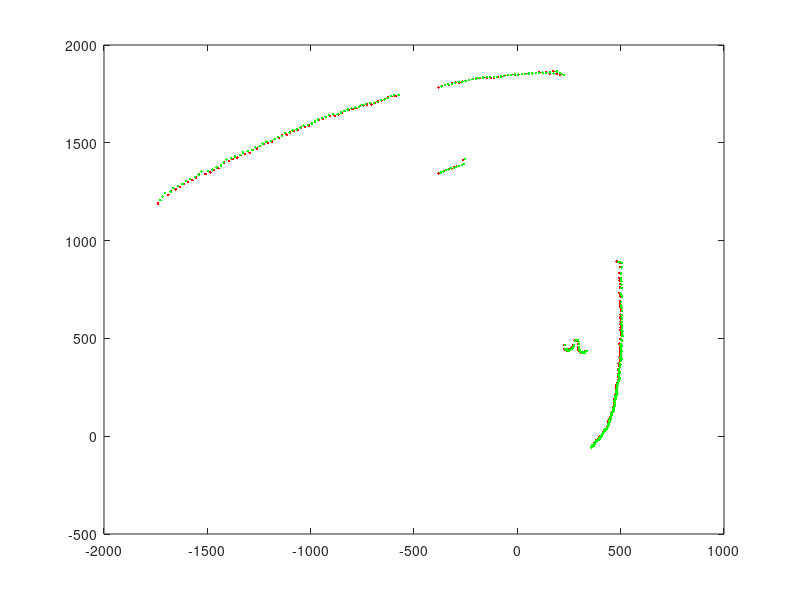

MATLAB code for this plot:
laser_A = load('laser_A.txt');
laser_B = load('laser_B.txt');
A_hat = zeros(size(laser_A));
d_B = zeros(size(laser_B));
w = zeros(2,2);
n = 0;
E = [0 0];
while n<20
    if n > 0
        laser_A = A_hat;
    end
    
    x_A = laser_A(:,1);
    y_A = laser_A(:,2);
    x_B = laser_B(:,1);
    y_B = laser_B(:,2);
    
    %find new laser_B data
    for a=1:360
        for b = 1:360
            dist = sqrt(power((x_A(a)-x_B(b)),2) +power((y_A(a)-y_B(b)),2));
            if b == 1 || dist < distOld
                num_short = b;
                distOld = dist;
            end 
        end
        d_B(a,:) = laser_B(num_short,:);
    end 

    %find center of mass
    center_A(:,1) = sum(x_A)/length(x_A);
    center_A(:,2) = sum(y_A)/length(y_A);
    center_d_B(:,1) = sum(d_B(:,1))/length(d_B(:,1));
    center_d_B(:,2) = sum(d_B(:,2))/length(d_B(:,2));

    %set every point to same center
    d_A = laser_A - center_A;
    dd_B = d_B - center_d_B;
    
    %find rotation and translation
    for i = 1:360
        w = w + d_A(i,:)'*dd_B(i,:);
    end
    [U,S,V] = svd(w);
    R = V*U';
    T = (center_A' - (R*center_d_B'));

    %change rotation and translation    
    for i = 1:360
        laser_A_tran = [laser_A(i,:)'; 1];
        hat = [R -T;0 0 1]*laser_A_tran;
        A_hat(i,:) = hat(1:2,:)';
    end
    
    %find error
    for i = 1:360
        E = E + abs((A_hat(i,:) - d_B(i,:)));
    end
    n = n + 1;
    w=0;
end
%plot
figure(1)
plot(x_B,y_B,'.','color','red')
hold on
plot(A_hat(:,1),A_hat(:,2),'.','color','green')

